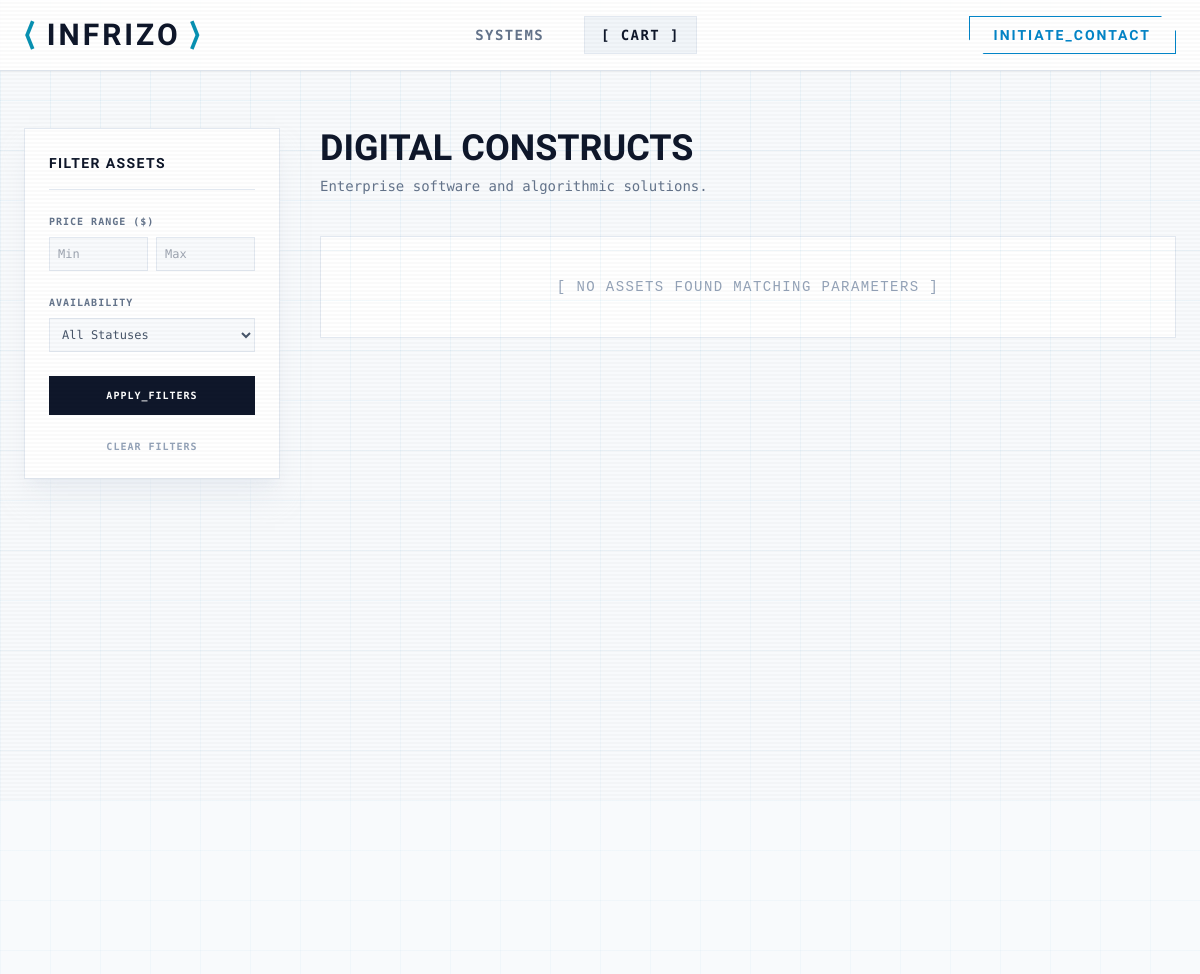
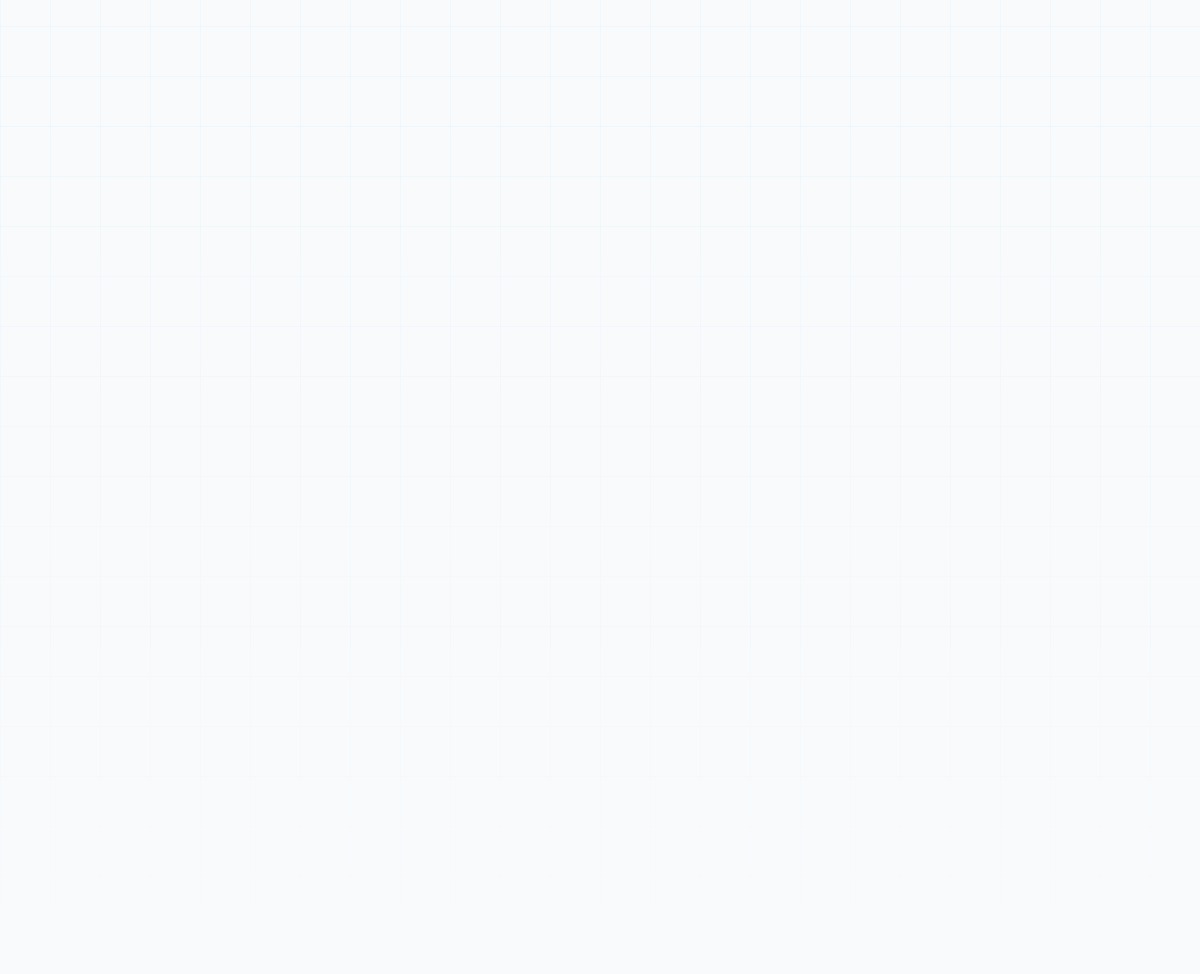
The app's page /category.php?slug=software with its own data (2 pictures, top to bottom).
### tables this page shows
CREATE TABLE IF NOT EXISTS `categories` (
  `id` int NOT NULL AUTO_INCREMENT,
  `name` varchar(100) NOT NULL,
  `slug` varchar(100) NOT NULL,
  `description` text,
  `status` enum('Active','Hidden') DEFAULT 'Active',
  `created_at` timestamp NULL DEFAULT CURRENT_TIMESTAMP,
  `updated_at` timestamp NULL DEFAULT CURRENT_TIMESTAMP ON UPDATE CURRENT_TIMESTAMP,
  PRIMARY KEY (`id`),
  UNIQUE KEY `slug` (`slug`)
);

### category.php (the view, shortened to what this page needs)
<?php
require_once 'includes/header.php';
$slug = $_GET['slug'] ?? '';
$stmt = $pdo->prepare("SELECT * FROM categories WHERE slug = ?");
$stmt->execute([$slug]);
$category = $stmt->fetch();
$min_price = $_GET['min_price'] ?? '';
$max_price = $_GET['max_price'] ?? '';
$limit = 12;
$page = isset($_GET['p']) ? max(1, (int)$_GET['p']) : 1;
$offset = ($page - 1) * $limit;
$query = "SELECT * FROM products WHERE category_id = :cat_id AND status != 'Hidden'";
$params = [':cat_id' => $category['id']];
$query .= " ORDER BY id DESC LIMIT $limit OFFSET $offset";
$stmt = $pdo->prepare($query);
$stmt->execute($params);
$products = $stmt->fetchAll();
?>
<main class="pt-32 pb-20 px-6 max-w-7xl mx-auto min-h-screen">
    <div class="flex flex-col md:flex-row gap-10">
        <aside class="w-full md:w-64 shrink-0 bg-white border border-slate-200 p-6 self-start sticky top-32 shadow-xl shadow-slate-200/50">
            <h3 class="text-slate-900 font-bold tracking-widest text-sm uppercase border-b border-slate-200 pb-4 mb-6">Filter Assets</h3>
            <form method="GET" action="category.php" class="space-y-6">
                <div>
                    <label class="block text-[10px] font-bold text-slate-500 uppercase tracking-widest mb-2">Price Range ($)</label>
                    <div class="flex gap-2">
                        <input type="number" name="min_price" value="<?= htmlspecialchars($min_price) ?>" placeholder="Min" class="w-full p-2 text-xs border border-slate-200 bg-slate-50 focus:border-cyan-500 focus:outline-none">
                        <input type="number" name="max_price" value="<?= htmlspecialchars($max_price) ?>" placeholder="Max" class="w-full p-2 text-xs border border-slate-200 bg-slate-50 focus:border-cyan-500 focus:outline-none">
                    </div>
                </div>
                <div>
                    <label class="block text-[10px] font-bold text-slate-500 uppercase tracking-widest mb-2">Availability</label>
                    <select name="status" class="w-full p-2 text-xs border border-slate-200 bg-slate-50 focus:border-cyan-500 focus:outline-none">
                        <option value="">All Statuses</option>
                    </select>
                </div>
                <button type="submit" class="w-full bg-slate-900 text-white text-[10px] font-bold uppercase tracking-widest py-3 hover:bg-cyan-600 transition-colors">APPLY_FILTERS</button>
                <a href="category.php?slug=<?= htmlspecialchars($slug) ?>" class="block text-center mt-2 text-[10px] font-bold text-slate-400 hover:text-red-500 uppercase tracking-widest">Clear Filters</a>
            </form>
        </aside>
        <div class="flex-1">
            <div class="mb-10">
                <h1 class="text-4xl font-robot font-bold text-slate-900 uppercase"><?= htmlspecialchars($category['name']) ?></h1>
                <p class="text-slate-500 mt-2 text-sm"><?= htmlspecialchars($category['description']) ?></p>
            </div>
            <?php if(empty($products)): ?>
                <div class="p-10 border border-slate-200 text-center text-slate-400 font-mono text-sm tracking-widest uppercase bg-white">[ NO ASSETS FOUND MATCHING PARAMETERS ]</div>
            <?php endif; ?>
        </div>
    </div>
</main>
<?php require_once 'includes/footer.php'; ?>

### assets/css/style.css (style rules this page uses)
:root { --bg-deep: #f8fafc; --neon-cyan: #0284c7; --neon-purple: #7c3aed; --neon-red: #e11d48; --panel-bg: rgba(255, 255, 255, 0.85); --hud-border: rgba(2, 132, 199, 0.3); --text-main: #0f172a; --text-muted: #475569; }
body { font-family: 'Share Tech Mono', monospace; background-color: var(--bg-deep); color: var(--text-muted); overflow-x: hidden; }
h1, h2, h3, .font-robot { font-family: 'Rajdhani', sans-serif; text-transform: uppercase; color: var(--text-main); }

### records on screen
categories: name "DIGITAL CONSTRUCTS", description "Enterprise software and algorithmic solutions."

### other values on screen
$site_name "INFRIZO"
